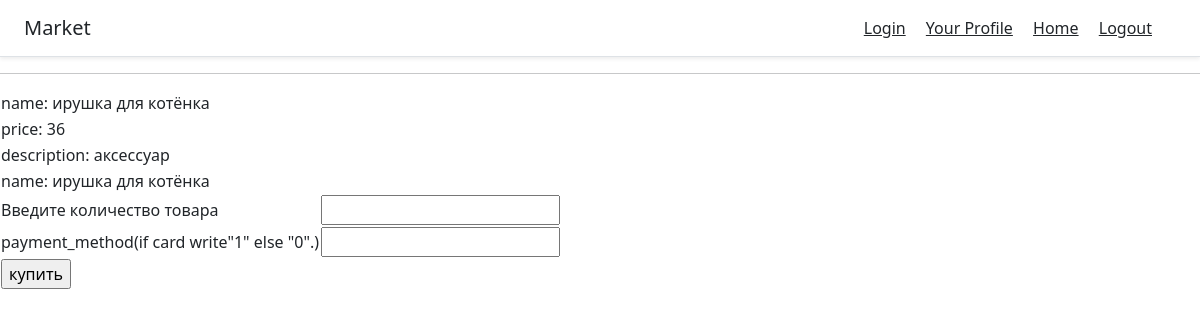
Screenshot of /product/5 (signed in) with the database file from the repository.
### app/models.py (models this page shows)
class Product(db.Model):
    id = db.Column(db.Integer, primary_key=True)
    name = db.Column(db.String(256), index = True)
    description = db.Column(db.String(64), index=True)
    price = db.Column(db.Integer, index=True)
    mount = db.Column(db.Integer, index=True)
    category = db.Column(db.String(64), index=True)
    id_market = db.Column(db.Integer, index=True)

### app/views.py (the view)
@app.route('/product/<id>', methods = ['GET', 'POST'])
def product(id):
    product = Product.query.filter_by(id=id).first()
    market = Market.query.filter_by(id=product.id_market).first()
    products = Product.query.filter_by(id_market=market.id).all()
    nickname = session['nickname']
    user = User.query.filter_by(nickname=nickname).first()
    if request.method == "POST":
        times = time.asctime()
        productt = product.name
        mount = request.form.get('mount')
        payment_method = request.form.get('payment_method')
        price = product.price
        category = product.category
        if mount == None or payment_method == None or int(mount) < 1 or (int(payment_method) != 0 and int(payment_method) != 1):
            flash('Одно из полей осталось пустым или введено некорректное значение')
            return redirect(url_for("product",id=id))
        check = Check(times=str(times), product=productt, price=price, mount=int(mount), category=category,
                      payment_method=int(payment_method), user_id=user.id)
        db.session.add(check)
        db.session.commit()
        return render_template("shop.html",market=market,products=products)
    else:
        return render_template("product.html",product=product)

### app/views.py (called while the page is built)
@lm.user_loader
def load_user(id):
    return User.query.get(int(id))

### app/templates/product.html (shortened to what this page needs)
<!DOCTYPE html>
<html lang="en">
<head>
</head>
<body>
{% extends "base.html" %}
{% block content %}
<form action = "" method = "post">
    <table>
            <tr>
                <td>name: {{product.name}}</td>
            </tr>
            <tr>
                <td>price: {{product.price}}</td>
            </tr>
             <tr>
                 <td>description: {{product.description}}</td>
            </tr>
            <tr>
                <td>name: {{product.name}}</td>
                </tr>
            <tr>
                <td>Введите количество товара</td>
                <td><input type="number" name = "mount"></td>
            </tr>
            <tr>
                <td>payment_method(if card write"1" else "0".)</td>
                <td><input type="number" name = "payment_method"></td>
            </tr>
            <tr>
                <td><input type = "submit" value = "купить" /></td>
            </tr>
        </table>
</form>
{% endblock %}

### rows the page displays
Product: name "ирушка для котёнка", price "36", description "аксессуар"
